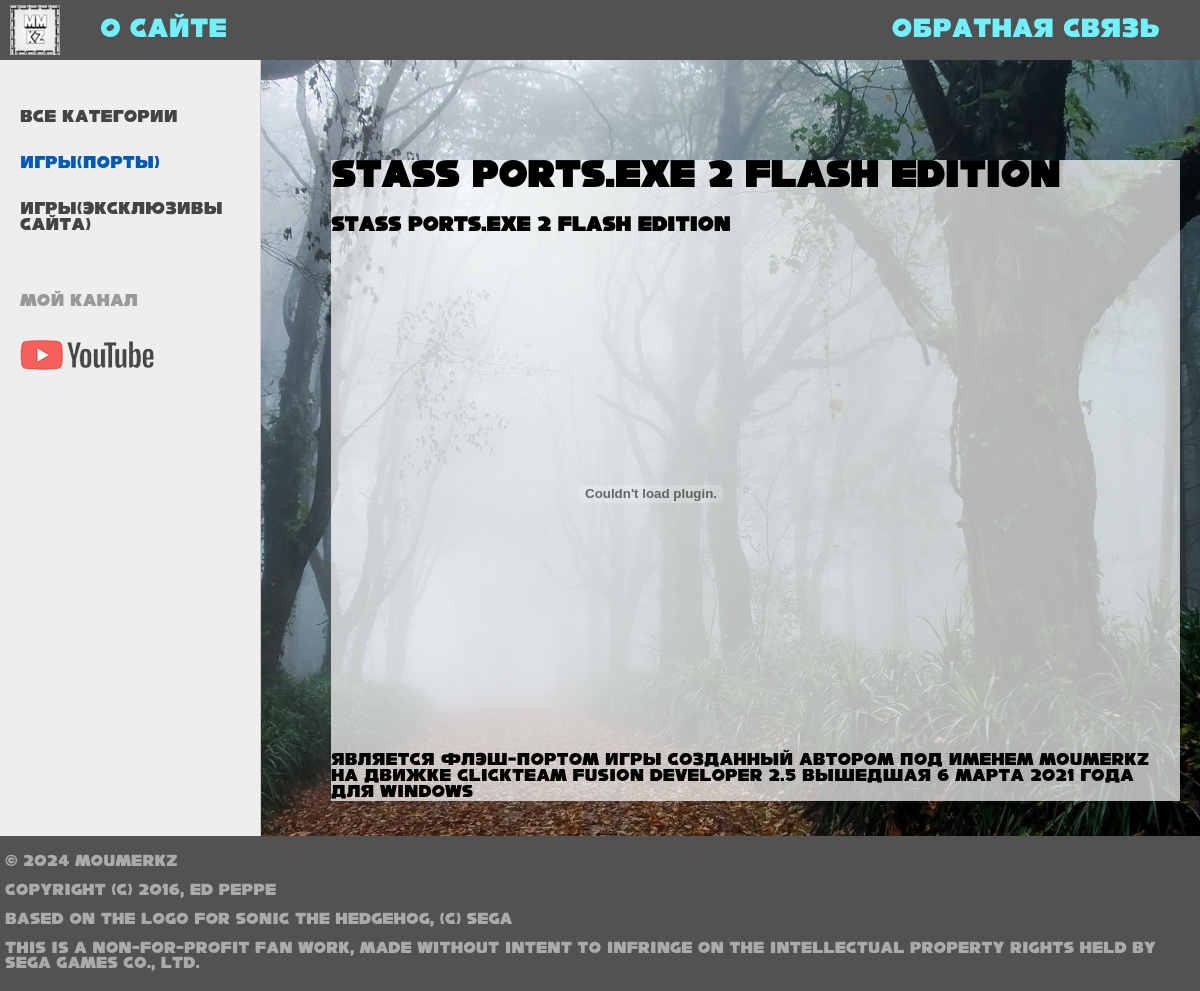
Screenshot of /post/stass-portsexe-2-flash-edition/ with the database file from the repository.
### lol/models.py (models this page shows, shortened)
class Category(models.Model):
    name = models.CharField(max_length=100, db_index=True, verbose_name="Категория")
    slug = models.SlugField(max_length=255, unique=True, db_index=True, verbose_name="URL")
    def get_absolute_url(self):
        return reverse('category', kwargs={'cat_id': self.pk})
    class Meta:
        verbose_name = 'Категория'
        verbose_name_plural = 'Категории'
        ordering = ['id']

class Lol(models.Model):
    title = models.CharField(max_length=255, verbose_name="Заголовок")
    slug = models.SlugField(max_length=255, unique=True, db_index=True, verbose_name="URL")
    content = models.TextField(blank=True, verbose_name="Описания")
    photo = models.ImageField(upload_to="photos/%Y/%m/%d/", verbose_name="Фото")
    time_create = models.DateTimeField(auto_now_add=True, verbose_name="Время создание")
    time_update = models.DateTimeField(auto_now=True, verbose_name="Время изменение")
    is_published = models.BooleanField(default=True, verbose_name="Публикован")
    cat = models.ForeignKey('Category', on_delete=models.PROTECT, verbose_name="Категория")
    class Meta:
        verbose_name = 'Пост'
        verbose_name_plural = 'Посты'
        ordering = ['time_create', 'title']

class FlashGames(models.Model):
    name = models.CharField(max_length=100, verbose_name="Название")
    file = models.FileField(upload_to='games/', verbose_name="Загружить файл(SWF)")  # Путь для загрузки файлов флэш-игр
    post = models.ForeignKey(Lol, on_delete=models.CASCADE, related_name='flash_games')  # Связь с моделью Post
    width = models.PositiveIntegerField(default=640)
    height = models.PositiveIntegerField(default=480)
    class Meta:
        verbose_name = 'Флэш игра'
        verbose_name_plural = 'Флэш игры'

### lol/views.py (the view)
# urls.py: path('post/<slug:post_slug>/', show_post, name='post'),
def show_post(request, post_slug):
    post = get_object_or_404(Lol, slug=post_slug)
    flash_games = post.flash_games.all()
    context = {
        'post': post,
        'menu': menu,
        'title': post.title,
        'cat_selected': post.cat_id,
        'flash_games': flash_games,
    }
    return render(request, 'lol/post.html', context=context)

### lol/templatetags/lol_tags.py (called while the page is built)
@register.simple_tag(name='getcats')
def get_categories():
    return Category.objects.all()

### lol/templates/lol/post.html (shortened to what this page needs)
{% extends 'lol/base.html' %}
{% block content %}
<h1>{{post.title}}</h1>
{% for flash_game in flash_games %}
    <div class="flash-game">
        <h3>{{ flash_game.name }}</h3>
        <embed src="{{ flash_game.file.url }}" width="{{ flash_game.width }}" height="{{ flash_game.height }}">
    </div>
{% endfor %}
{{post.content|linebreaks}}
{% endblock %}

### lol/templates/lol/base.html (shortened to what this page needs)
{% load static %}
{% load lol_tags %}
<!DOCTYPE html>
<html>
<head>
	<link type="text/css" href="{% static 'lol/css/styles.css' %}" rel="stylesheet" />
</head>
<body>
<table class="table-page" border=0 cellpadding="0" cellspacing="0">
<tr><td valign=top>
{% block mainmenu %}
		<div class="header">
			<ul id="mainmenu" class="mainmenu">
			<li class="logo"><a href="{% url 'home' %}"><div class="logo"></div></a></li>
{% for m in menu %}
	{% if not forloop.last %}
			<li><a href="{% url m.url_name %}">{{m.title}}</a></li>
	{% else %}
			<li class="last"><a href="{% url m.url_name %}">{{m.title}}</a></li>
	{% endif %}
{% endfor %}
			</ul>
		</div>
{% endblock mainmenu %}
<table class="table-content" border=0 cellpadding="0" cellspacing="0">
<tr>
	<td valign="top" class="left-chapters">
		{% getcats as categories %}
	<ul id="leftchapters">
		{% if cat_selected == 0 %}
		<li class="selected">Все категории</li>
{% else %}
		<li><a href="{% url 'home' %}">Все категории</a></li>
{% endif %}
{% for c in categories %}
	{% if c.pk == cat_selected %}
		<li class="selected">{{c.name}}</li>
	{% else %}
		<li><a href="{{ c.get_absolute_url }}">{{c.name}}</a></li>
	{% endif %}
{% endfor %}
		<li class="share">
		<p>Мой канал</p>
		<a class="share-yt" href="https://www.youtube.com/channel/UCiZ1iw8q-ur69dCQcQ0SCNA" target="_blank" rel="nofollow"></a>
		</li>
	</ul>
</td>
<td valign="top" class="content">
	<div class="content-text">
{% block content %}
{% endblock %}
	</div>
</td></tr></table>
</td></tr>
<tr><td valign=top>
	<div id="footer">
		<p>&copy; 2024 MouMerKZ</p>
		<p>Copyright (c) 2016, Ed Peppe</p>
        <p>Based on the logo for Sonic the Hedgehog, (c) SEGA</p>
        <p>This is a non-for-profit fan work, made without intent to infringe on the intellectual property rights held by SEGA Games Co., Ltd.</p>
	</div>
</td></tr></table>
</body>
</html>

### lol/static/lol/css/styles.css (style rules this page uses)
html, body { font-family: 'soniclogo_jp'; margin: 0; padding: 0; height: 100%; width: 100%; color: #125; }
a { color: #0059b2; text-decoration: none; }
.table-page { width: 100%; height: 100%; vertical-align: top; }
.table-page tr { height: 100%; }
.header { background: #525252; height: 60px; }
.logo { background: url('../images/moulogo.png') no-repeat 10px 5px; width: 70px; height: 60px; }
ul.mainmenu { list-style: none; margin: 0; padding: 0; height: 60px; color: #72f1fd; font-size: 23px; overflow: hidden; }
ul.mainmenu li { float: left; margin: 18px 40px 0 30px; }
ul.mainmenu li.logo { margin: 0; }
ul.mainmenu li.last { float: right; }
ul.mainmenu li a { color: #72f1fd; text-decoration: none; }
.table-content { width: 100%; min-height: 100%; height: 100%; }
.left-chapters { margin: 0; background: #eee; border-right: 1px solid #ccc; min-height: 100%; }
.left-chapters ul { width: 230px; min-height: 100%; margin: 0; padding: 20px 10px 10px 20px; list-style: none; font-size: 15px; }
.left-chapters ul li { margin: 30px 0 0 0; color: #999; }
.left-chapters ul li.selected { color: #0059b2; }
.left-chapters ul li a { color: #444; text-decoration: none; }
.left-chapters ul li.share { margin: 60px 0 0 0; }
.left-chapters ul li.share p { margin: 30px 0 30px 0; }
.left-chapters ul li.share a { display: inline-block; width: 40px; height: 40px; margin: 0 20px 0 0; }
.left-chapters ul li.share a.share-yt { width: 100%; height: 30px; background: url('../images/share_yt.png') no-repeat 0 0 }
.content { padding: 40px 20px 20px 40px; width: 100%; box-sizing: border-box; }
.content-text { margin: 60px 0 0 30px; color: #000; font-size: 15px; font-family: soniclogo_jp; }
.content-text h1 { font-size: 32px; }
#footer { box-sizing: border-box; background: #525252; padding: 5px; color: #aaa; font-size: 14px; font-family: soniclogo_jp; text-align: left; overflow: hidden; }
.content-text { margin: 60px 0 0 30px; color: #000; font-size: 15px; font-family: soniclogo_jp; position: relative; }
.content-text::after { content: ''; position: absolute; top: 0; left: 0; width: 100%; height: 100%; background-color: #fff; opacity: 0.7; z-index: -1; }

### rows the page displays
Category: name "Игры(Порты)"
Category: name "Игры(Эксклюзивы сайта)"
Lol: title "Stass Ports.exe 2 Flash edition", content "Является флэш-портом игры созданный автором под именем MouMerKZ на движке Clickteam Fusion Developer 2.5 вышедшая 6 марта 2021 года для Windows"
FlashGames: name "Stass Ports.exe 2 Flash edition"

### other values shown
{{ m.title }} "О сайте"
{{ m.title }} "Обратная связь"
